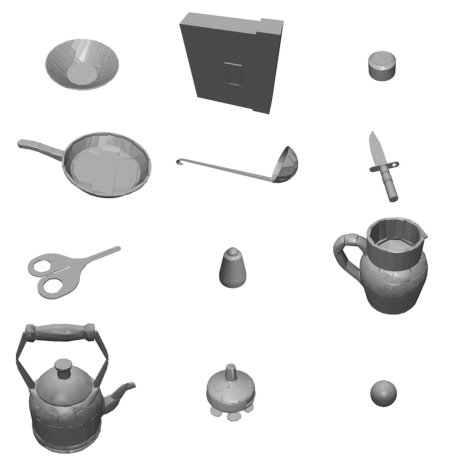
#> input picture Contours-OpenCV/objects.JPG, 464 x 464 px, found by its file name
$ python contour.py
#> lines starting #> are read from the running program, lines starting #| are printed output that depends on the picture; after the words box and inside, x2 and y2 are one past the last pixel; in counts of white or black regions, pixels touching at a corner belong together
import cv2
import numpy as np

image = cv2.imread('objects.jpg')
#> image is the input picture: shape (464, 464, 3); min 36, max 255, mean 231.8
gray = cv2.cvtColor(image, cv2.COLOR_BGR2GRAY)

edged = cv2.Canny(gray, 30, 200)
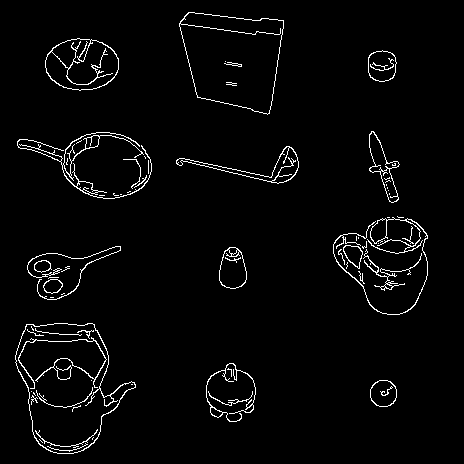
#> edged: shape (464, 464); 2.9% white in thin lines or dots, all inside (x1, y1, x2, y2) = (15, 12, 428, 454)
cv2.waitKey(0)
contours, hierarchy = cv2.findContours(edged, cv2.RETR_TREE, cv2.CHAIN_APPROX_SIMPLE)
#> contours = 103 contours, 67 with area under 20; largest, box (x1, y1, x2, y2) and area: (15, 323, 136, 454) 9942, (15, 323, 136, 454) 9838, (179, 12, 284, 115) 7874, (179, 12, 284, 115) 7860, (45, 38, 119, 91) 2969
cv2.imshow('Canny Edges After Contouring', edged)
cv2.imwrite('Cannyobjects.jpg', edged)
cv2.waitKey(0)

print("Number of Contours: " + str(len(contours)))
#| Number of Contours: 103

cv2.drawContours(image, contours, -1, (0, 255, 0), 3)
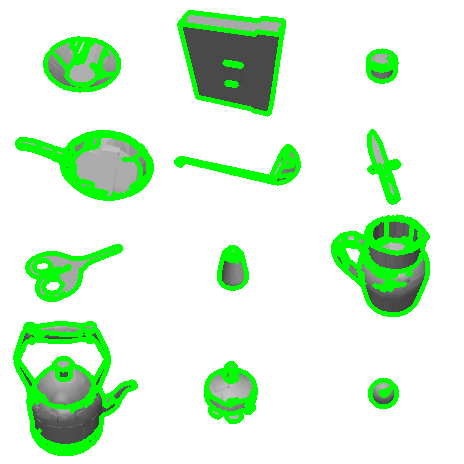
#> image: shape (464, 464, 3); 11.52% of pixels changed, all inside (x1, y1, x2, y2) = (13, 10, 430, 456)

cv2.imshow('Contours', image)
cv2.imwrite('Contours.jpg', image)
cv2.waitKey(0)

image2 = cv2.imread('objects.jpg')
if len(contours) != 0:
	c = max(contours, key = cv2.contourArea)
#> c = contour of 222 points, box (x1, y1, x2, y2) (15, 323, 136, 454), area 9942
cv2.drawContours(image2, c, -1, (0, 255, 0), 3)
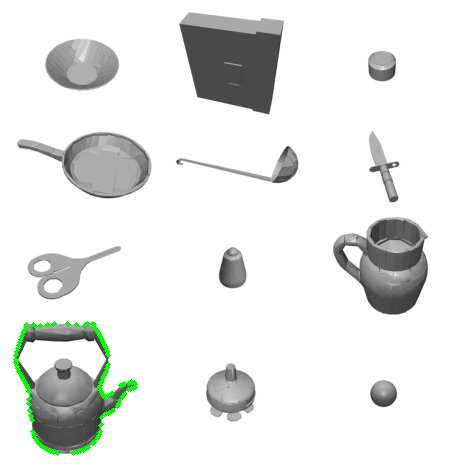
#> image2: shape (464, 464, 3); 0.7% of pixels changed, all inside (x1, y1, x2, y2) = (13, 321, 138, 456)
cv2.imshow('Largest Contour', image2)
cv2.imwrite('LargestContour.jpg', image2)
cv2.waitKey(0)

cv2.destroyAllWindows()
